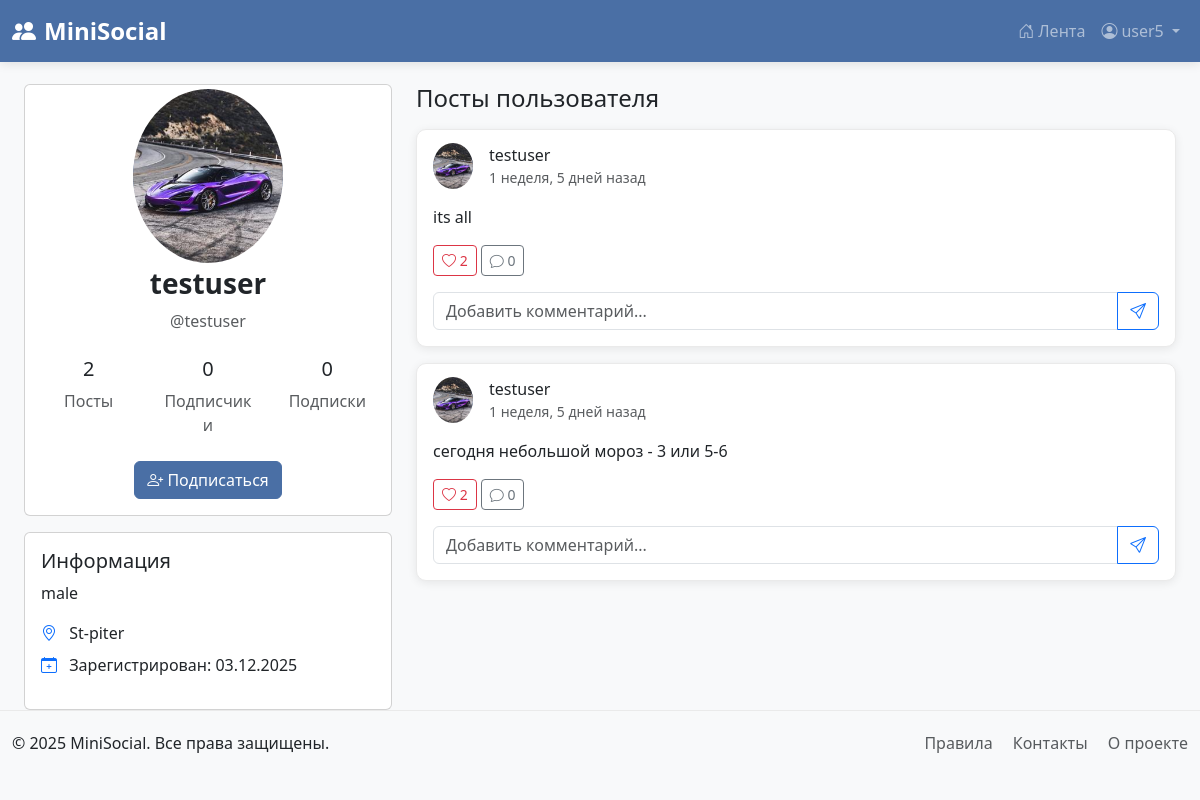
Screenshot of /profile/testuser/ (signed in) with the database file from the repository.
### social_network/models.py (models this page shows, shortened)
class Profile(models.Model):
    user = models.OneToOneField(User, on_delete=models.CASCADE)
    bio = models.TextField(max_length=500, blank=True)
    profile_picture = models.ImageField(upload_to='avatars/', blank=True, null=True)
    birth_date = models.DateField(null=True, blank=True)
    location = models.CharField(max_length=100, blank=True)
    website = models.URLField(blank=True)

class Post(models.Model):
    author = models.ForeignKey(User, on_delete=models.CASCADE, related_name='posts')
    content = models.TextField()
    image = models.ImageField(upload_to='posts/', blank=True, null=True)
    created_at = models.DateTimeField(auto_now_add=True)
    updated_at = models.DateTimeField(auto_now=True)
    likes = models.ManyToManyField(User, related_name='liked_posts', blank=True)
    class Meta:
        ordering = ['-created_at']

### social_network/views.py (the view)
# urls.py: path('profile/<str:username>/', views.profile, name='profile'),
@login_required
def profile(request, username):
    user = get_object_or_404(User, username=username)
    posts = Post.objects.filter(author=user).order_by('-created_at')
    is_following = False
    if request.user != user:
        is_following = Follow.objects.filter(
            follower=request.user,
            following=user
        ).exists()
    return render(request, 'social_network/profile.html', {
        'profile_user': user,
        'posts': posts,
        'posts_count': posts.count(),
        'is_following': is_following,
        'followers_count': user.followers.count(),
        'following_count': user.following.count(),
    })

### social_network/templates/social_network/profile.html (shortened to what this page needs)
{% extends 'base.html' %}
{% block content %}
<div class="container mt-4">
    <div class="row">
        <div class="col-md-4">
            <div class="card">
                <div class="card-body text-center">
                    <div class="avatar mb-3 mx-auto" style="width: 150px; height: 150px;">
                        {% if profile_user.profile.profile_picture %}
                            <img src="{{ profile_user.profile.profile_picture.url }}"
                                 alt="{{ profile_user.username }}"
                                 class="rounded-circle img-fluid">
                        {% else %}
                            <div class="bg-primary text-white rounded-circle d-flex align-items-center justify-content-center h-100">
                                <i class="bi bi-person" style="font-size: 4rem;"></i>
                            </div>
                        {% endif %}
                    </div>
                    <h3 class="fw-bold">{{ profile_user.get_full_name|default:profile_user.username }}</h3>
                    <p class="text-muted">@{{ profile_user.username }}</p>
                    <div class="row text-center mt-4">
                        <div class="col-4">
                            <h5>{{ posts_count }}</h5>
                            <p class="text-muted mb-0">Посты</p>
                        </div>
                        <div class="col-4">
                            <h5>
                                <a href="{% url 'followers_list' profile_user.username %}"
                                   class="text-decoration-none text-dark">
                                    {{ followers_count }}
                                </a>
                            </h5>
                            <p class="text-muted mb-0">
                                <a href="{% url 'followers_list' profile_user.username %}"
                                   class="text-decoration-none text-muted">
                                    Подписчики
                                </a>
                            </p>
                        </div>
                        <div class="col-4">
                            <h5>
                                <a href="{% url 'following_list' profile_user.username %}"
                                   class="text-decoration-none text-dark">
                                    {{ following_count }}
                                </a>
                            </h5>
                            <p class="text-muted mb-0">
                                <a href="{% url 'following_list' profile_user.username %}"
                                   class="text-decoration-none text-muted">
                                    Подписки
                                </a>
                            </p>
                        </div>
                    </div>
                    <div class="mt-4">
                        {% if user.is_authenticated %}
                            {% if user == profile_user %}
                                <a href="{% url 'profile_edit' %}" class="btn btn-outline-primary">
                                    <i class="bi bi-pencil"></i> Редактировать профиль
                                </a>
                            {% else %}
                                {% if is_following %}
                                    <form method="post" action="{% url 'unfollow_user' profile_user.username %}" class="d-inline">
                                        {% csrf_token %}
                                        <button type="submit" class="btn btn-danger">
                                            <i class="bi bi-person-dash"></i> Отписаться
                                        </button>
                                    </form>
                                {% else %}
                                    <form method="post" action="{% url 'follow' profile_user.username %}" class="d-inline">
                                        <button type="submit" class="btn btn-primary">
                                            <i class="bi bi-person-plus"></i> Подписаться
                                        </button>
                                    </form>
                                {% endif %}
                            {% endif %}
                        {% endif %}
                    </div>
                </div>
            </div>
            <div class="card mt-3">
                <div class="card-body">
                    <h5 class="card-title">Информация</h5>
                    {% if profile_user.profile.bio %}
                        <p class="card-text">{{ profile_user.profile.bio }}</p>
                    {% else %}
                        <p class="text-muted">Пользователь еще не добавил информацию о себе</p>
                    {% endif %}
                    <ul class="list-unstyled">
                        {% if profile_user.profile.location %}
                            <li class="mb-2">
                                <i class="bi bi-geo-alt text-primary me-2"></i>
                                {{ profile_user.profile.location }}
                            </li>
                        {% endif %}
                        <li class="mb-2">
                            <i class="bi bi-calendar-plus text-primary me-2"></i>
                            Зарегистрирован: {{ profile_user.date_joined|date:"d.m.Y" }}
                        </li>
                    </ul>
                </div>
            </div>
        </div>
        <div class="col-md-8">
            <h4 class="mb-3">Посты пользователя</h4>
            {% if posts %}
                {% for post in posts %}
                    <div class="card post-card mb-3">
                        <div class="card-body">
                            <div class="d-flex align-items-start mb-3">
                                <div class="avatar me-3" style="width: 40px; height: 40px;">
                                    {% if post.author.profile.profile_picture %}
                                        <img src="{{ post.author.profile.profile_picture.url }}"
                                             alt="{{ post.author.username }}"
                                             class="rounded-circle img-fluid">
                                    {% else %}
                                        <div class="bg-primary text-white rounded-circle d-flex align-items-center justify-content-center h-100">
                                            {{ post.author.username|first|upper }}
                                        </div>
                                    {% endif %}
                                </div>
                                <div>
                                    <h6 class="mb-0">{{ post.author.get_full_name|default:post.author.username }}</h6>
                                    <small class="text-muted">{{ post.created_at|timesince }} назад</small>
                                </div>
                            </div>
                            <p class="card-text">{{ post.content }}</p>
                            <div class="d-flex justify-content-between align-items-center">
                                <div>
                                    <button class="btn btn-sm btn-outline-danger">
                                        <i class="bi bi-heart"></i> {{ post.likes.count }}
                                    </button>
                                    <button class="btn btn-sm btn-outline-secondary">
                                        <i class="bi bi-chat"></i> {{ post.comments.count }}
                                    </button>
                                </div>
                            </div>
                            {% if user.is_authenticated %}
                                <form method="post" action="#" class="mt-3">
                                    <div class="input-group">
                                        <input type="text" name="content" class="form-control"
                                               placeholder="Добавить комментарий...">
                                        <button type="submit" class="btn btn-outline-primary">
                                            <i class="bi bi-send"></i>
                                        </button>
                                    </div>
                                </form>
                            {% endif %}
                        </div>
                    </div>
                {% endfor %}
            {% endif %}
        </div>
    </div>
</div>
{% endblock %}

### templates/base.html (shortened to what this page needs)
<!DOCTYPE html>
<html lang="ru">
<head>
    {% load static %}
    <link href="https://cdn.jsdelivr.net/npm/bootstrap@5.3.0/dist/css/bootstrap.min.css" rel="stylesheet">
    <link rel="stylesheet" href="https://cdn.jsdelivr.net/npm/bootstrap-icons@1.10.0/font/bootstrap-icons.css">
</head>
<body>
    <nav class="navbar navbar-expand-lg navbar-dark navbar-custom fixed-top">
        <div class="container">
            <a class="navbar-brand" href="{% url 'home' %}">
                <i class="bi bi-people-fill me-2"></i>MiniSocial
            </a>
            <div class="collapse navbar-collapse" id="navbarNav">
                <ul class="navbar-nav ms-auto">
                    {% if user.is_authenticated %}
                        <li class="nav-item">
                            <a class="nav-link {% if request.path == '/feed/' %}active{% endif %}"
                               href="{% url 'feed' %}">
                                <i class="bi bi-house-door me-1"></i>Лента
                            </a>
                        </li>
                        <li class="nav-item dropdown">
                            <a class="nav-link dropdown-toggle" href="#" role="button"
                               data-bs-toggle="dropdown" aria-expanded="false">
                                <i class="bi bi-person-circle me-1"></i>{{ user.username }}
                            </a>
                        </li>
                    {% endif %}
                </ul>
            </div>
        </div>
    </nav>
    <main class="container mt-4">
        {% block content %}{% endblock %}
    </main>
    <footer class="mt-auto">
        <div class="container">
            <div class="row">
                <div class="col-md-6">
                    <p class="mb-0">&copy; 2025 MiniSocial. Все права защищены.</p>
                </div>
                <div class="col-md-6 text-md-end">
                    <p class="mb-0">
                        <a href="#" class="text-muted text-decoration-none me-3">Правила</a>
                        <a href="#" class="text-muted text-decoration-none me-3">Контакты</a>
                        <a href="#" class="text-muted text-decoration-none">О проекте</a>
                    </p>
                </div>
            </div>
        </div>
    </footer>
</body>
</html>

### templates/base.html (style rules this page uses)
body { background-color: #f8f9fa; padding-top: 60px; min-height: 100vh; }
.navbar-custom { background-color: #4a6fa5 !important; box-shadow: 0 2px 10px rgba(0,0,0,0.1); }
.navbar-brand { font-size: 1.5rem; font-weight: bold; }
.container { max-width: 1200px; }
.post-card { border-radius: 10px; box-shadow: 0 2px 10px rgba(0,0,0,0.08); margin-bottom: 20px; transition: transform 0.2s; border: 1px solid #eaeaea; }
.avatar { width: 50px; height: 50px; border-radius: 50%; object-fit: cover; background-color: #4a6fa5; color: white; display: flex; align-items: center; justify-content: center; font-weight: bold; }
.btn-primary { background-color: #4a6fa5; border-color: #4a6fa5; }
footer { margin-top: 50px; padding: 20px 0; background-color: #f8f9fa; border-top: 1px solid #eaeaea; }

### rows the page displays
Post: author.profile.profile_picture (picture), author.get_full_name "testuser", created_at "1 неделя, 5 дней", content "its all", likes.count "2", comments.count "0"
Post: author.profile.profile_picture (picture), author.get_full_name "testuser", created_at "1 неделя, 5 дней", content "сегодня небольшой мороз - 3 или 5-6", likes.count "2", comments.count "0"

### other values shown
{{ user.username }} "user5"
{{ profile_user.get_full_name|default:profile_user.username }} "testuser"
{{ profile_user.username }} "testuser"
{{ posts_count }} "2"
{{ followers_count }} "0"
{{ following_count }} "0"
{{ profile_user.profile.bio }} "male"
{{ profile_user.profile.location }} "St-piter"
{{ profile_user.date_joined|date:"d.m.Y" }} "03.12.2025"
